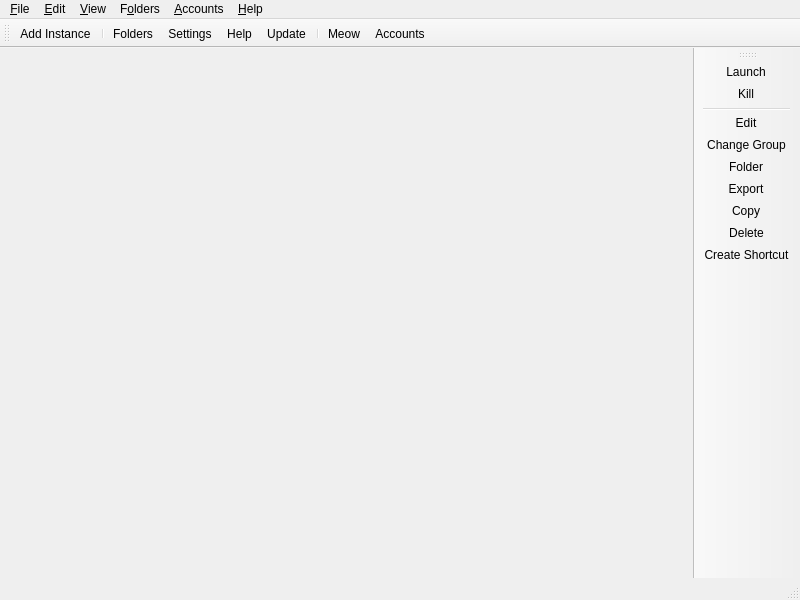
<?xml version="1.0" encoding="UTF-8"?>
<ui version="4.0">
 <class>MainWindow</class>
 <widget class="QMainWindow" name="MainWindow">
  <property name="geometry">
   <rect>
    <x>0</x>
    <y>0</y>
    <width>800</width>
    <height>600</height>
   </rect>
  </property>
  <widget class="QWidget" name="centralWidget">
   <layout class="QHBoxLayout" name="horizontalLayout">
    <property name="spacing">
     <number>0</number>
    </property>
    <property name="leftMargin">
     <number>0</number>
    </property>
    <property name="topMargin">
     <number>0</number>
    </property>
    <property name="rightMargin">
     <number>0</number>
    </property>
    <property name="bottomMargin">
     <number>0</number>
    </property>
   </layout>
  </widget>
  <widget class="QStatusBar" name="statusBar"/>
  <widget class="QToolBar" name="mainToolBar">
   <property name="windowTitle">
    <string>Main Toolbar</string>
   </property>
   <property name="allowedAreas">
    <set>Qt::BottomToolBarArea|Qt::TopToolBarArea</set>
   </property>
   <property name="toolButtonStyle">
    <enum>Qt::ToolButtonTextBesideIcon</enum>
   </property>
   <property name="floatable">
    <bool>false</bool>
   </property>
   <attribute name="toolBarArea">
    <enum>TopToolBarArea</enum>
   </attribute>
   <attribute name="toolBarBreak">
    <bool>false</bool>
   </attribute>
   <addaction name="actionAddInstance"/>
   <addaction name="separator"/>
   <addaction name="actionFoldersButton"/>
   <addaction name="actionSettings"/>
   <addaction name="actionHelpButton"/>
   <addaction name="actionCheckUpdate"/>
   <addaction name="separator"/>
   <addaction name="actionCAT"/>
   <addaction name="actionAccountsButton"/>
  </widget>
  <widget class="WideBar" name="instanceToolBar">
   <property name="windowTitle">
    <string>Instance Toolbar</string>
   </property>
   <property name="allowedAreas">
    <set>Qt::LeftToolBarArea|Qt::RightToolBarArea</set>
   </property>
   <property name="iconSize">
    <size>
     <width>16</width>
     <height>16</height>
    </size>
   </property>
   <property name="toolButtonStyle">
    <enum>Qt::ToolButtonTextBesideIcon</enum>
   </property>
   <property name="floatable">
    <bool>false</bool>
   </property>
   <property name="useDefaultAction" stdset="0">
    <bool>true</bool>
   </property>
   <attribute name="toolBarArea">
    <enum>RightToolBarArea</enum>
   </attribute>
   <attribute name="toolBarBreak">
    <bool>false</bool>
   </attribute>
   <addaction name="actionLaunchInstance"/>
   <addaction name="actionKillInstance"/>
   <addaction name="separator"/>
   <addaction name="actionEditInstance"/>
   <addaction name="actionChangeInstGroup"/>
   <addaction name="actionViewSelectedInstFolder"/>
   <addaction name="actionExportInstance"/>
   <addaction name="actionCopyInstance"/>
   <addaction name="actionDeleteInstance"/>
   <addaction name="actionCreateInstanceShortcut"/>
  </widget>
  <widget class="QMenuBar" name="menuBar">
   <property name="geometry">
    <rect>
     <x>0</x>
     <y>0</y>
     <width>800</width>
     <height>20</height>
    </rect>
   </property>
   <widget class="QMenu" name="fileMenu">
    <property name="title">
     <string>&amp;File</string>
    </property>
    <property name="toolTipsVisible">
     <bool>true</bool>
    </property>
    <addaction name="actionAddInstance"/>
    <addaction name="separator"/>
    <addaction name="actionLaunchInstance"/>
    <addaction name="actionKillInstance"/>
    <addaction name="separator"/>
    <addaction name="actionEditInstance"/>
    <addaction name="actionChangeInstGroup"/>
    <addaction name="actionViewSelectedInstFolder"/>
    <addaction name="actionExportInstance"/>
    <addaction name="actionCopyInstance"/>
    <addaction name="actionDeleteInstance"/>
    <addaction name="actionCreateInstanceShortcut"/>
    <addaction name="separator"/>
    <addaction name="actionSettings"/>
    <addaction name="actionCloseWindow"/>
   </widget>
   <widget class="QMenu" name="editMenu">
    <property name="title">
     <string>&amp;Edit</string>
    </property>
    <property name="toolTipsVisible">
     <bool>true</bool>
    </property>
    <addaction name="actionUndoTrashInstance"/>
   </widget>
   <widget class="QMenu" name="viewMenu">
    <property name="title">
     <string>&amp;View</string>
    </property>
    <property name="toolTipsVisible">
     <bool>true</bool>
    </property>
    <addaction name="actionChangeTheme"/>
    <addaction name="separator"/>
    <addaction name="actionCAT"/>
    <addaction name="actionLockToolbars"/>
    <addaction name="separator"/>
   </widget>
   <widget class="QMenu" name="foldersMenu">
    <property name="title">
     <string>F&amp;olders</string>
    </property>
    <property name="toolTipsVisible">
     <bool>true</bool>
    </property>
    <addaction name="actionViewLauncherRootFolder"/>
    <addaction name="separator"/>
    <addaction name="actionViewInstanceFolder"/>
    <addaction name="actionViewCentralModsFolder"/>
    <addaction name="separator"/>
    <addaction name="actionViewIconThemeFolder"/>
    <addaction name="actionViewWidgetThemeFolder"/>
    <addaction name="actionViewCatPackFolder"/>
    <addaction name="actionViewIconsFolder"/>
    <addaction name="separator"/>
    <addaction name="actionViewLogsFolder"/>
   </widget>
   <widget class="QMenu" name="accountsMenu">
    <property name="title">
     <string>&amp;Accounts</string>
    </property>
   </widget>
   <widget class="QMenu" name="helpMenu">
    <property name="title">
     <string>&amp;Help</string>
    </property>
    <property name="toolTipsVisible">
     <bool>true</bool>
    </property>
    <addaction name="actionClearMetadata"/>
    <addaction name="actionReportBug"/>
    <addaction name="actionAddToPATH"/>
    <addaction name="separator"/>
    <addaction name="actionMATRIX"/>
    <addaction name="actionDISCORD"/>
    <addaction name="actionREDDIT"/>
    <addaction name="separator"/>
    <addaction name="actionMoreNews"/>
    <addaction name="actionCheckUpdate"/>
    <addaction name="actionOpenWiki"/>
    <addaction name="actionAbout"/>
   </widget>
   <addaction name="fileMenu"/>
   <addaction name="editMenu"/>
   <addaction name="viewMenu"/>
   <addaction name="foldersMenu"/>
   <addaction name="accountsMenu"/>
   <addaction name="helpMenu"/>
  </widget>
  <action name="actionMoreNews">
   <property name="icon">
    <iconset theme="news">
     <normaloff>.</normaloff>.</iconset>
   </property>
   <property name="text">
    <string>More news...</string>
   </property>
   <property name="toolTip">
    <string>Open the development blog to read more news about %1.</string>
   </property>
  </action>
  <action name="actionCAT">
   <property name="checkable">
    <bool>true</bool>
   </property>
   <property name="icon">
    <iconset theme="cat">
     <normaloff>.</normaloff>.</iconset>
   </property>
   <property name="text">
    <string>&amp;Meow</string>
   </property>
   <property name="toolTip">
    <string>It's a fluffy kitty :3</string>
   </property>
  </action>
  <action name="actionLockToolbars">
   <property name="checkable">
    <bool>true</bool>
   </property>
   <property name="text">
    <string>Lock Toolbars</string>
   </property>
  </action>
  <action name="actionUndoTrashInstance">
   <property name="enabled">
    <bool>false</bool>
   </property>
   <property name="text">
    <string>&amp;Undo Last Instance Deletion</string>
   </property>
  </action>
  <action name="actionAddInstance">
   <property name="icon">
    <iconset theme="new">
     <normaloff>.</normaloff>.</iconset>
   </property>
   <property name="text">
    <string>Add Instanc&amp;e...</string>
   </property>
   <property name="toolTip">
    <string>Add a new instance.</string>
   </property>
  </action>
  <action name="actionCheckUpdate">
   <property name="icon">
    <iconset theme="checkupdate">
     <normaloff>.</normaloff>.</iconset>
   </property>
   <property name="text">
    <string>&amp;Update...</string>
   </property>
   <property name="toolTip">
    <string>Check for new updates for %1.</string>
   </property>
   <property name="menuRole">
    <enum>QAction::ApplicationSpecificRole</enum>
   </property>
  </action>
  <action name="actionSettings">
   <property name="icon">
    <iconset theme="settings">
     <normaloff>.</normaloff>.</iconset>
   </property>
   <property name="text">
    <string>Setti&amp;ngs...</string>
   </property>
   <property name="toolTip">
    <string>Change settings.</string>
   </property>
   <property name="menuRole">
    <enum>QAction::PreferencesRole</enum>
   </property>
  </action>
  <action name="actionManageAccounts">
   <property name="icon">
    <iconset theme="accounts">
     <normaloff>.</normaloff>.</iconset>
   </property>
   <property name="text">
    <string>&amp;Manage Accounts...</string>
   </property>
  </action>
  <action name="actionLaunchInstance">
   <property name="icon">
    <iconset theme="launch">
     <normaloff>.</normaloff>.</iconset>
   </property>
   <property name="text">
    <string>&amp;Launch</string>
   </property>
   <property name="toolTip">
    <string>Launch the selected instance.</string>
   </property>
  </action>
  <action name="actionKillInstance">
   <property name="icon">
    <iconset theme="status-bad">
     <normaloff>.</normaloff>.</iconset>
   </property>
   <property name="text">
    <string>&amp;Kill</string>
   </property>
   <property name="toolTip">
    <string>Kill the running instance.</string>
   </property>
   <property name="shortcut">
    <string>Ctrl+K</string>
   </property>
  </action>
  <action name="actionRenameInstance">
   <property name="icon">
    <iconset theme="rename">
     <normaloff>.</normaloff>.</iconset>
   </property>
   <property name="text">
    <string>Rename</string>
   </property>
   <property name="toolTip">
    <string>Rename the selected instance.</string>
   </property>
  </action>
  <action name="actionChangeInstGroup">
   <property name="icon">
    <iconset theme="tag">
     <normaloff>.</normaloff>.</iconset>
   </property>
   <property name="text">
    <string>&amp;Change Group...</string>
   </property>
   <property name="toolTip">
    <string>Change the selected instance's group.</string>
   </property>
   <property name="shortcut">
    <string>Ctrl+G</string>
   </property>
  </action>
  <action name="actionChangeInstIcon">
   <property name="text">
    <string>Change Icon</string>
   </property>
   <property name="toolTip">
    <string>Change the selected instance's icon.</string>
   </property>
  </action>
  <action name="actionEditInstance">
   <property name="icon">
    <iconset theme="settings">
     <normaloff>.</normaloff>.</iconset>
   </property>
   <property name="text">
    <string>&amp;Edit...</string>
   </property>
   <property name="toolTip">
    <string>Change the instance settings, mods and versions.</string>
   </property>
   <property name="shortcut">
    <string>Ctrl+I</string>
   </property>
  </action>
  <action name="actionViewSelectedInstFolder">
   <property name="icon">
    <iconset theme="viewfolder">
     <normaloff>.</normaloff>.</iconset>
   </property>
   <property name="text">
    <string>&amp;Folder</string>
   </property>
   <property name="toolTip">
    <string>Open the selected instance's root folder in a file browser.</string>
   </property>
  </action>
  <action name="actionDeleteInstance">
   <property name="icon">
    <iconset theme="delete">
     <normaloff>.</normaloff>.</iconset>
   </property>
   <property name="text">
    <string>Dele&amp;te</string>
   </property>
   <property name="toolTip">
    <string>Delete the selected instance.</string>
   </property>
   <property name="autoRepeat">
    <bool>false</bool>
   </property>
  </action>
  <action name="actionCopyInstance">
   <property name="icon">
    <iconset theme="copy">
     <normaloff>.</normaloff>.</iconset>
   </property>
   <property name="text">
    <string>Cop&amp;y...</string>
   </property>
   <property name="toolTip">
    <string>Copy the selected instance.</string>
   </property>
   <property name="shortcut">
    <string>Ctrl+D</string>
   </property>
  </action>
  <action name="actionExportInstance">
   <property name="icon">
    <iconset theme="export">
     <normaloff>.</normaloff>.</iconset>
   </property>
   <property name="text">
    <string>E&amp;xport...</string>
   </property>
   <property name="toolTip">
    <string>Export the selected instance to supported formats.</string>
   </property>
  </action>
  <action name="actionExportInstanceZip">
   <property name="icon">
    <iconset theme="launcher">
     <normaloff>.</normaloff>.</iconset>
   </property>
   <property name="text">
    <string>Prism Launcher (zip)</string>
   </property>
  </action>
  <action name="actionExportInstanceMrPack">
   <property name="icon">
    <iconset theme="modrinth">
     <normaloff>.</normaloff>.</iconset>
   </property>
   <property name="text">
    <string>Modrinth (mrpack)</string>
   </property>
  </action>
  <action name="actionExportInstanceFlamePack">
   <property name="icon">
    <iconset theme="flame">
     <normaloff>.</normaloff>.</iconset>
   </property>
   <property name="text">
    <string>CurseForge (zip)</string>
   </property>
  </action>
  <action name="actionExportInstanceToModList">
   <property name="icon">
    <iconset theme="new">
     <normaloff>.</normaloff>.</iconset>
   </property>
   <property name="text">
    <string>Mod List</string>
   </property>
  </action>
  <action name="actionCreateInstanceShortcut">
   <property name="icon">
    <iconset theme="shortcut">
     <normaloff>.</normaloff>.</iconset>
   </property>
   <property name="text">
    <string>Create Shortcut</string>
   </property>
   <property name="toolTip">
    <string>Creates a shortcut on your desktop to launch the selected instance.</string>
   </property>
  </action>
  <action name="actionNoAccountsAdded">
   <property name="icon">
    <iconset theme="noaccount">
     <normaloff>.</normaloff>.</iconset>
   </property>
   <property name="text">
    <string>No accounts added!</string>
   </property>
  </action>
  <action name="actionNoDefaultAccount">
   <property name="checkable">
    <bool>true</bool>
   </property>
   <property name="icon">
    <iconset theme="noaccount">
     <normaloff>.</normaloff>.</iconset>
   </property>
   <property name="text">
    <string>No Default Account</string>
   </property>
   <property name="shortcut">
    <string>Ctrl+0</string>
   </property>
  </action>
  <action name="actionCloseWindow">
   <property name="icon">
    <iconset theme="status-bad">
     <normaloff>.</normaloff>.</iconset>
   </property>
   <property name="text">
    <string>Close &amp;Window</string>
   </property>
   <property name="toolTip">
    <string>Close the current window</string>
   </property>
   <property name="menuRole">
    <enum>QAction::QuitRole</enum>
   </property>
  </action>
  <action name="actionViewInstanceFolder">
   <property name="icon">
    <iconset theme="viewfolder">
     <normaloff>.</normaloff>.</iconset>
   </property>
   <property name="text">
    <string>&amp;Instances</string>
   </property>
   <property name="toolTip">
    <string>Open the instances folder in a file browser.</string>
   </property>
  </action>
  <action name="actionViewLauncherRootFolder">
   <property name="icon">
    <iconset theme="viewfolder">
     <normaloff>.</normaloff>.</iconset>
   </property>
   <property name="text">
    <string>Launcher &amp;Root</string>
   </property>
   <property name="toolTip">
    <string>Open the launcher's root folder in a file browser.</string>
   </property>
  </action>
  <action name="actionViewCentralModsFolder">
   <property name="icon">
    <iconset theme="centralmods">
     <normaloff>.</normaloff>.</iconset>
   </property>
   <property name="text">
    <string>&amp;Central Mods</string>
   </property>
   <property name="toolTip">
    <string>Open the central mods folder in a file browser.</string>
   </property>
  </action>
  <action name="actionViewIconsFolder">
   <property name="icon">
    <iconset theme="viewfolder">
     <normaloff>.</normaloff>.</iconset>
   </property>
   <property name="text">
    <string>Instance Icons</string>
   </property>
   <property name="toolTip">
    <string>Open the instance icons folder in a file browser.</string>
   </property>
  </action>
  <action name="actionViewLogsFolder">
   <property name="icon">
    <iconset theme="viewfolder">
     <normaloff>.</normaloff>.</iconset>
   </property>
   <property name="text">
    <string>Logs</string>
   </property>
   <property name="toolTip">
    <string>Open the logs folder in a file browser.</string>
   </property>
  </action>
  <action name="actionChangeTheme">
   <property name="text">
    <string>Themes</string>
   </property>
  </action>
  <action name="actionReportBug">
   <property name="icon">
    <iconset theme="bug">
     <normaloff>.</normaloff>.</iconset>
   </property>
   <property name="text">
    <string>Report a Bug or Suggest a Feature</string>
   </property>
   <property name="toolTip">
    <string>Open the bug tracker to report a bug with %1.</string>
   </property>
  </action>
  <action name="actionDISCORD">
   <property name="icon">
    <iconset theme="discord">
     <normaloff>.</normaloff>.</iconset>
   </property>
   <property name="text">
    <string>&amp;Discord Guild</string>
   </property>
   <property name="toolTip">
    <string>Open %1 Discord guild.</string>
   </property>
  </action>
  <action name="actionMATRIX">
   <property name="icon">
    <iconset theme="matrix">
     <normaloff>.</normaloff>.</iconset>
   </property>
   <property name="text">
    <string>&amp;Matrix Space</string>
   </property>
   <property name="toolTip">
    <string>Open %1 Matrix space.</string>
   </property>
  </action>
  <action name="actionREDDIT">
   <property name="icon">
    <iconset theme="reddit-alien">
     <normaloff>.</normaloff>.</iconset>
   </property>
   <property name="text">
    <string>Sub&amp;reddit</string>
   </property>
   <property name="toolTip">
    <string>Open %1 subreddit.</string>
   </property>
  </action>
  <action name="actionAbout">
   <property name="icon">
    <iconset theme="about">
     <normaloff>.</normaloff>.</iconset>
   </property>
   <property name="text">
    <string>&amp;About %1</string>
   </property>
   <property name="toolTip">
    <string>View information about %1.</string>
   </property>
   <property name="menuRole">
    <enum>QAction::AboutRole</enum>
   </property>
  </action>
  <action name="actionClearMetadata">
   <property name="icon">
    <iconset theme="refresh">
     <normaloff>.</normaloff>.</iconset>
   </property>
   <property name="text">
    <string>&amp;Clear Metadata Cache</string>
   </property>
   <property name="toolTip">
    <string>Clear cached metadata</string>
   </property>
  </action>
  <action name="actionAddToPATH">
   <property name="icon">
    <iconset theme="custom-commands">
     <normaloff>.</normaloff>.</iconset>
   </property>
   <property name="text">
    <string>Install to &amp;PATH</string>
   </property>
   <property name="toolTip">
    <string>Install a %1 symlink to /usr/local/bin</string>
   </property>
  </action>
  <action name="actionFoldersButton">
   <property name="icon">
    <iconset theme="viewfolder">
     <normaloff>.</normaloff>.</iconset>
   </property>
   <property name="text">
    <string>Folders</string>
   </property>
   <property name="toolTip">
    <string>Open one of the folders shared between instances.</string>
   </property>
  </action>
  <action name="actionHelpButton">
   <property name="icon">
    <iconset theme="help">
     <normaloff>.</normaloff>.</iconset>
   </property>
   <property name="text">
    <string>Help</string>
   </property>
   <property name="toolTip">
    <string>Get help with %1 or Minecraft.</string>
   </property>
  </action>
  <action name="actionAccountsButton">
   <property name="icon">
    <iconset theme="noaccount">
     <normaloff>.</normaloff>.</iconset>
   </property>
   <property name="text">
    <string>Accounts</string>
   </property>
  </action>
  <action name="actionOpenWiki">
   <property name="icon">
    <iconset theme="help">
     <normaloff>.</normaloff>.</iconset>
   </property>
   <property name="text">
    <string>%1 &amp;Help</string>
   </property>
   <property name="toolTip">
    <string>Open the %1 wiki</string>
   </property>
  </action>
  <action name="actionViewWidgetThemeFolder">
   <property name="icon">
    <iconset theme="viewfolder">
     <normaloff>.</normaloff>.</iconset>
   </property>
   <property name="text">
    <string>&amp;Widget Themes</string>
   </property>
   <property name="toolTip">
    <string>Open the widget themes folder in a file browser.</string>
   </property>
  </action>
  <action name="actionViewIconThemeFolder">
   <property name="icon">
    <iconset theme="viewfolder">
     <normaloff>.</normaloff>.</iconset>
   </property>
   <property name="text">
    <string>I&amp;con Theme</string>
   </property>
   <property name="toolTip">
    <string>Open the icon theme folder in a file browser.</string>
   </property>
  </action>
  <action name="actionViewCatPackFolder">
   <property name="icon">
    <iconset theme="viewfolder">
     <normaloff>.</normaloff>.</iconset>
   </property>
   <property name="text">
    <string>Cat Packs</string>
   </property>
   <property name="toolTip">
    <string>Open the cat packs folder in a file browser.</string>
   </property>
  </action>
 </widget>
 <customwidgets>
  <customwidget>
   <class>WideBar</class>
   <extends>QToolBar</extends>
   <header>ui/widgets/WideBar.h</header>
  </customwidget>
 </customwidgets>
 <resources/>
 <connections/>
</ui>
